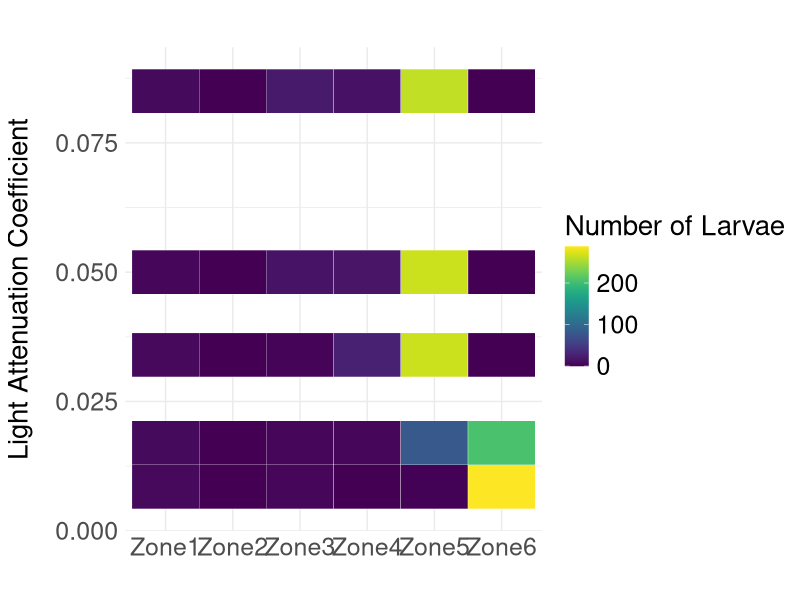

Write R code to recreate this figure.
# Load necessary libraries
library(ggplot2)
library(reshape2)
library(viridis)

# Create the data for light attenuation sensitivity analysis
data_exp2 <- data.frame(
  Zone1 = c(6, 7, 6, 5, 7),
  Zone2 = c(0, 0, 0, 0, 0),
  Zone3 = c(5, 4, 2, 14, 19),
  Zone4 = c(0, 5, 26, 15, 13),
  Zone5 = c(1, 79, 266, 266, 261),
  Zone6 = c(288, 205, 0, 0, 0)
)

# Add a column for the light attenuation coefficients
data_exp2$AttenuationCoefficient <- c(0.0085, 0.017, 0.034, 0.05, 0.085)

# Melt the data for heatmap
data_melt_exp2 <- melt(data_exp2, id.vars = "AttenuationCoefficient")

# Create heatmap with viridis palette and customize text and legend
ggplot(data_melt_exp2, aes(x = variable, y = AttenuationCoefficient, fill = value)) +
  geom_tile(color = "white") +
  scale_fill_viridis(option = "D", direction = 1, name = "Number of Larvae") +
  labs(title = "",
       x = "", y = "Light Attenuation Coefficient") +
  theme_minimal() +
  theme(
    text = element_text(size = 20),  # Set text size to 20
    axis.title = element_text(size = 20, margin = margin(r = 40)),  # Axis titles
    axis.text = element_text(size = 18),   # Axis labels
    legend.title = element_text(size = 20),  # Legend title
    legend.text = element_text(size = 18),   # Legend text
    axis.title.y = element_text(margin = margin(r = 15), size = 20)
  )
